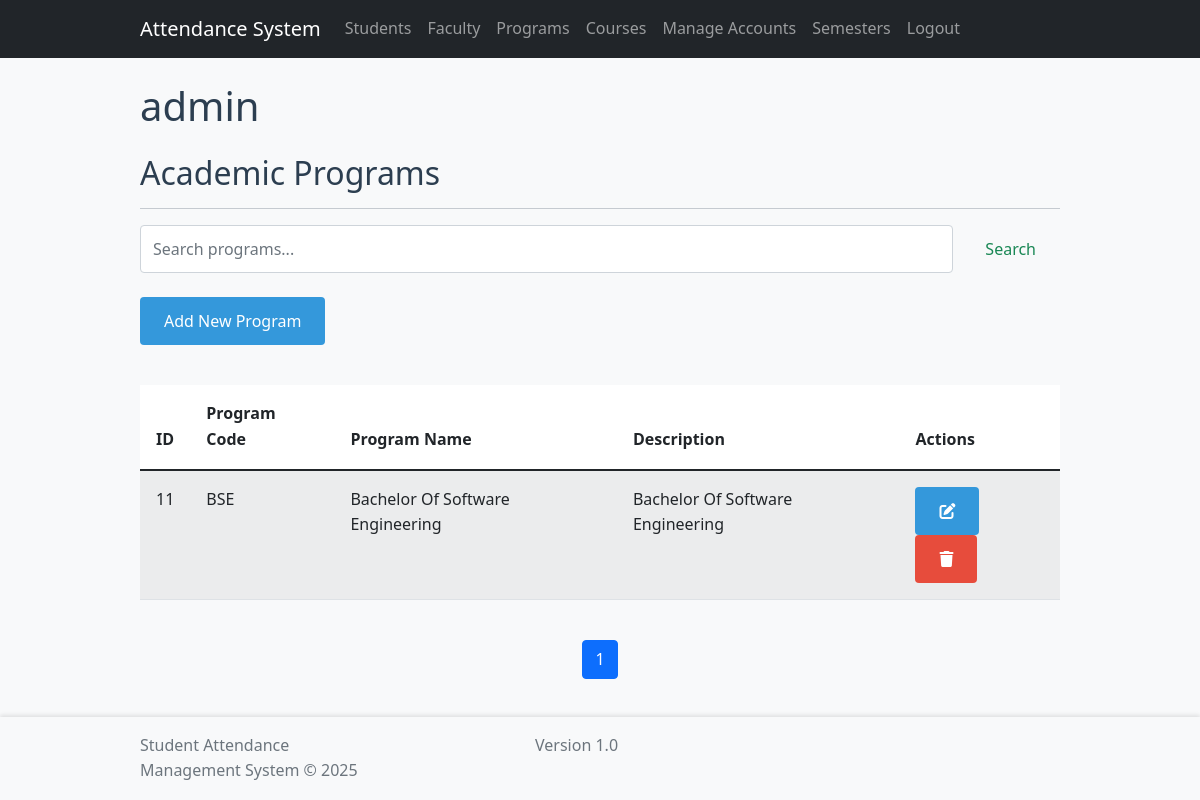
/programs.php (signed in), run on the app's committed database.
### tables this page shows
CREATE TABLE `programs` (
  `program_id` int(11) NOT NULL,
  `program_code` varchar(10) NOT NULL,
  `program_name` varchar(100) NOT NULL,
  `description` text DEFAULT NULL,
  `created_at` timestamp NOT NULL DEFAULT current_timestamp(),
  `updated_at` timestamp NOT NULL DEFAULT current_timestamp() ON UPDATE current_timestamp()
);

### includes/auth.php (called while the page is built, shortened)
<?php
function hasRole($role) {
    return isset($_SESSION['role']) && $_SESSION['role'] === $role;
}

### includes/functions.php (called while the page is built, shortened)
<?php
function getTableData($table, $columns = '*', $where = null, $orderBy = null) {
    global $pdo;
    $sql = "SELECT $columns FROM $table";
    if ($orderBy) {
        $sql .= " ORDER BY $orderBy";
    }
    $stmt = $pdo->prepare($sql);
    $stmt->execute();
    return $stmt->fetchAll();
}

### programs.php (the view, shortened to what this page needs)
<?php
require_once 'includes/header.php';
require_once 'includes/functions.php';
$programs = getTableData('programs');
$search = $_GET['search'] ?? '';
$limit = 10;
$page = isset($_GET['page']) ? intval($_GET['page']) : 1;
$offset = ($page - 1) * $limit;
$totalPrograms = count(getTableData('programs'));
$totalPages = ceil($totalPrograms / $limit);
$programs = getTableData('programs', '*', null, 'program_name ASC LIMIT ' . $offset . ', ' . $limit);
?>
<div class="container mt-4">
    <div class="row">
        <div class="col-md-12">
            <h2>Academic Programs</h2>
            <hr>
        </div>
    </div>
    <div class="row mb-4">
        <div class="col-md-12">
            <form id="searchForm" class="d-flex">
                <input class="form-control me-2" type="search" placeholder="Search programs..." name="search" value="<?php echo htmlspecialchars($search); ?>">
                <button class="btn btn-outline-success" type="submit">Search</button>
            </form>
        </div>
    </div>
    <div class="row mb-4">
        <div class="col-md-12">
            <button type="button" class="btn btn-primary" data-bs-toggle="modal" data-bs-target="#addProgramModal">
                Add New Program
            </button>
        </div>
    </div>
    <div class="row">
        <div class="col-md-12">
            <div class="table-responsive">
                <table class="table table-striped">
                    <thead>
                        <tr>
                            <th>ID</th>
                            <th>Program Code</th>
                            <th>Program Name</th>
                            <th>Description</th>
                            <th>Actions</th>
                        </tr>
                    </thead>
                    <tbody>
                        <?php foreach ($programs as $program): ?>
                            <tr>
                                <td><?php echo $program['program_id']; ?></td>
                                <td><?php echo htmlspecialchars($program['program_code'] ?? ''); ?></td>
                                <td><?php echo htmlspecialchars($program['program_name']); ?></td>
                                <td><?php echo htmlspecialchars($program['description']); ?></td>
                                <td>
                                    <button class="btn btn-sm btn-primary edit-program"
                                        data-id="<?php echo $program['program_id']; ?>"
                                        data-code="<?php echo htmlspecialchars($program['program_code'] ?? ''); ?>"
                                        data-name="<?php echo htmlspecialchars($program['program_name']); ?>"
                                        data-description="<?php echo htmlspecialchars($program['description']); ?>"
                                        data-bs-toggle="modal"
                                        data-bs-target="#editProgramModal">
                                        <i class="fas fa-edit"></i>
                                    </button>
                                    <button class="btn btn-sm btn-danger delete-program"
                                        data-id="<?php echo $program['program_id']; ?>">
                                        <i class="fas fa-trash"></i>
                                    </button>
                                </td>
                            </tr>
                        <?php endforeach; ?>
                    </tbody>
                </table>
            </div>
        </div>
    </div>
    <div class="row mt-4">
        <div class="col-md-12">
            <nav aria-label="Page navigation">
                <ul class="pagination justify-content-center">
                    <?php for ($i = 1; $i <= $totalPages; $i++): ?>
                        <li class="page-item <?php echo $i === $page ? 'active' : ''; ?>">
                            <a class="page-link" href="?page=<?php echo $i; ?><?php echo $search ? '&search=' . urlencode($search) : ''; ?>" data-page="<?php echo $i; ?>"><?php echo $i; ?></a>
                        </li>
                    <?php endfor; ?>
                </ul>
            </nav>
        </div>
    </div>
</div>
<?php require_once 'includes/footer.php'; ?>

### includes/header.php (shortened to what this page needs)
<?php
require_once 'auth.php';
?>
<!DOCTYPE html>
<html lang="en">
<head>
    <link href="https://cdn.jsdelivr.net/npm/bootstrap@5.1.3/dist/css/bootstrap.min.css" rel="stylesheet">
    <link rel="stylesheet" href="https://cdnjs.cloudflare.com/ajax/libs/font-awesome/6.0.0/css/all.min.css">
    <link rel="stylesheet" href="<?php echo BASE_URL; ?>/assets/css/style.css">
</head>
<body style="padding-bottom: 60px;">
    <nav class="navbar navbar-expand-lg navbar-dark bg-dark">
        <div class="container">
            <a class="navbar-brand" href="<?php echo BASE_URL; ?>/dashboard.php">Attendance System</a>
            <div class="collapse navbar-collapse" id="navbarNav">
                <ul class="navbar-nav">
                    <?php if (hasRole('admin')): ?>
                        <li class="nav-item"><a class="nav-link" href="<?php echo BASE_URL; ?>/students.php">Students</a></li>
                        <li class="nav-item"><a class="nav-link" href="<?php echo BASE_URL; ?>/faculty.php">Faculty</a></li>
                        <li class="nav-item"><a class="nav-link" href="<?php echo BASE_URL; ?>/programs.php">Programs</a></li>
                        <li class="nav-item"><a class="nav-link" href="<?php echo BASE_URL; ?>/courses.php">Courses</a></li>
                        <li class="nav-item"><a class="nav-link" href="<?php echo BASE_URL; ?>/add_accounts.php">Manage Accounts</a></li>
                        <li class="nav-item"><a class="nav-link" href="<?php echo BASE_URL; ?>/semesters.php">Semesters</a></li>
                    <?php endif; ?>
                    <li class="nav-item"><a class="nav-link" href="<?php echo BASE_URL; ?>/logout.php">Logout</a></li>
                </ul>
            </div>
        </div>
    </nav>
    <div class="container mt-4">
        <div class="page-header">
            <h1><?php echo htmlspecialchars($_SESSION['username']); ?></h1>
        </div>
    </div>

### includes/footer.php (shortened to what this page needs)
    <footer class="footer mt-auto py-3 bg-light">
        <div class="container">
            <div class="row">
                <div class="col-md-6">
                    <span class="text-muted">Student Attendance Management System © 2025</span>
                </div>
                <div class="col-md-6 text-end">
                    <span class="text-muted">Version 1.0</span>
                </div>
            </div>
        </div>
    </footer>
</body>
</html>

### assets/css/style.css (style rules this page uses)
:root { --primary-color: #2c3e50; --secondary-color: #3498db; --success-color: #2ecc71; --danger-color: #e74c3c; --warning-color: #f1c40f; --text-color: #2c3e50; --background-color: #f8f9fa; --card-bg: #ffffff; --border-color: #dee2e6; }
* { margin: 0; padding: 0; box-sizing: border-box; }
body { font-family: 'Segoe UI', Tahoma, Geneva, Verdana, sans-serif; line-height: 1.6; color: var(--text-color); background-color: var(--background-color); }
.container { max-width: 1200px; margin: 0 auto; padding: 0 20px; }
.btn { display: inline-block; padding: 0.75rem 1.5rem; border: none; border-radius: 4px; cursor: pointer; font-size: 1rem; font-weight: 500; transition: background-color 0.3s ease; }
.btn-primary { background-color: var(--secondary-color); color: white; }
.btn-danger { background-color: var(--danger-color); color: white; }
.table { width: 100%; border-collapse: collapse; margin-top: 1rem; }
.table th, .table td { padding: 1rem; text-align: left; border-bottom: 1px solid var(--border-color); }
.table th { background-color: var(--card-bg); font-weight: 600; }
@media (max-width: 1200px) { .container { max-width: 960px; } }

### includes/footer.php (style rules this page uses)
.footer { position: fixed; bottom: 0; width: 100%; background-color: var(--primary-color); color: white; padding: 1rem 0; box-shadow: 0 -2px 4px rgba(0,0,0,0.1); z-index: 1000; }
.footer .container { display: flex; justify-content: space-between; align-items: center; }

### data on the page
programs: program_id "11", program_code "BSE", program_name "Bachelor Of Software Engineering", description "Bachelor Of Software Engineering"

### other printed values
$_SESSION['username'] "admin"
